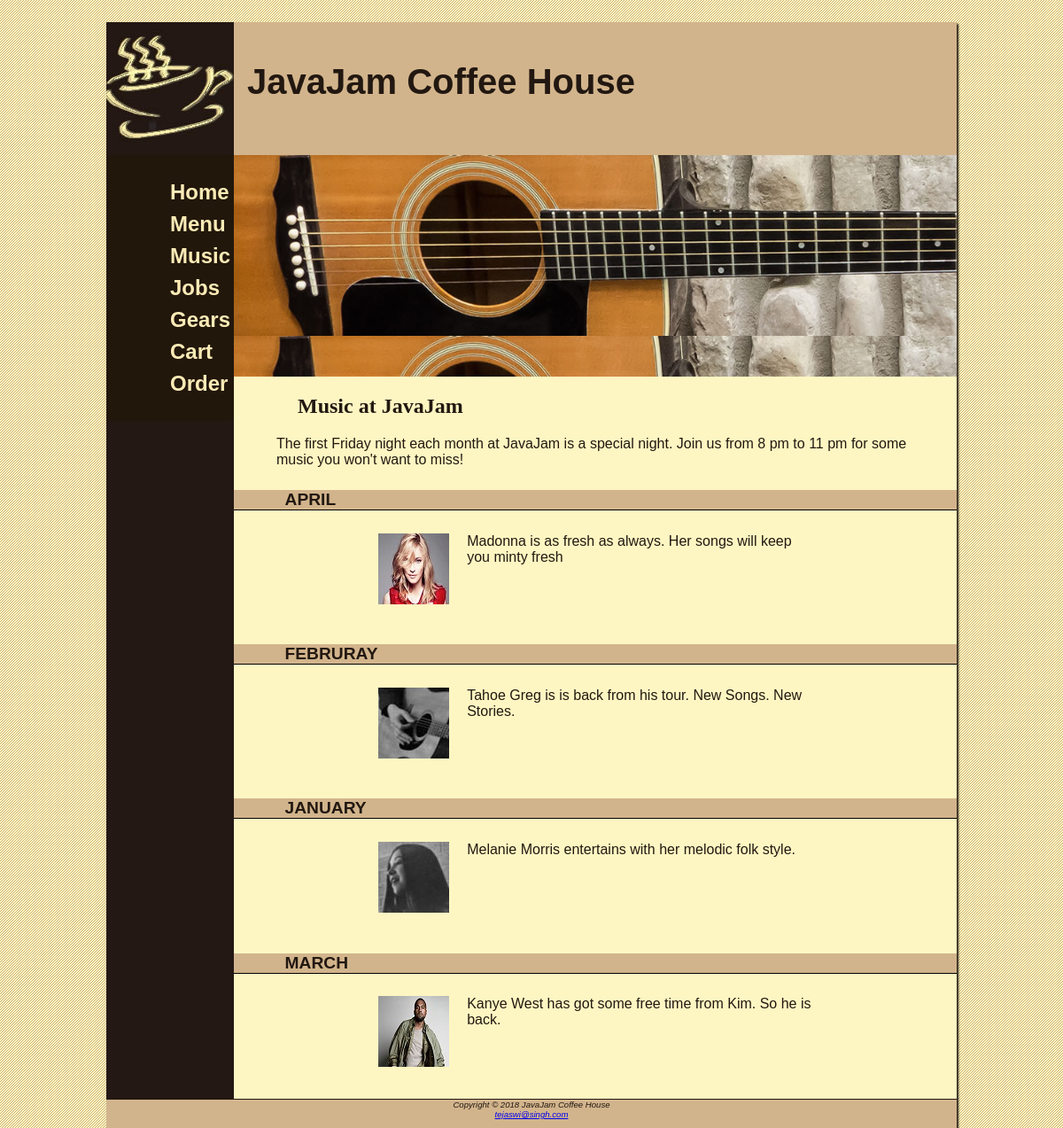
Screenshot of /index.php/music_controller with the database file from the repository.
### tables this page shows
CREATE TABLE `performance` (
  `PerformanceID` int(11) NOT NULL,
  `MusicianID` int(11) NOT NULL,
  `MonthYear` varchar(255) NOT NULL,
  `Description` varchar(255) NOT NULL
);

CREATE TABLE `musician` (
  `MusicianID` int(11) NOT NULL,
  `Name` varchar(255) NOT NULL,
  `Musician_Image_URL` varchar(255) NOT NULL
);

### application/controllers/music_controller.php (called while the page is built, shortened)
<?php if (!defined('BASEPATH')) exit('No direct script access allowed');
    class music_controller extends CI_Controller {
    public function index()
    {
        $this->load->model('music_model');
        $data['result'] = $this->music_model->get_all();
        if(count($data['result']) > 0){
                $this->load->view('music', $data);
            }
    }
}
?>

### index.php (called while the page is built, shortened)
<?php
require_once BASEPATH.'core/CodeIgniter.php';

### application/models/music_model.php (called while the page is built)
<?php if (!defined('BASEPATH')) exit('No direct script access allowed');
	class music_model extends CI_Model {
	public function get_all()
	{
		$this->db->select('b.Musician_Image_URL, a.Description, a.MonthYear');
    	$this->db->from('performance a');
   	 	$this->db->join('musician b', 'b.musicianID = a.musicianID', 'natural');
   	 	$this->db->order_by('a.MonthYear');
    	$query = $this->db->get();
    	return $query->result_array();
	}
}
?>

### application/views/music.php (the view, shortened to what this page needs)
<!DOCTYPE html>
	<html>
	<head lang="en">
		<link rel="stylesheet" href="<?php echo base_url(); ?>css/javacofee.css">
	</head>
	<body>
		<div id="wrapper">
			<div id="content">
				<div id="leftlayout">
				<nav>
					<ul>
						<li><a href="<?php echo base_url(); ?>">Home</a></li>
						<li><a href="<?php echo base_url(); ?>pages/menu">Menu</a></li>
						<li><a href="<?php echo base_url(); ?>music_controller">Music</a></li>
						<li><a href="<?php echo base_url(); ?>pages/jobs">Jobs</a></li>
						<li><a href="<?php echo base_url(); ?>gear_controller">Gears</a></li>
						<li><a href="<?php echo base_url(); ?>gear_controller/add">Cart</a></li>
						<li><a href="<?php echo base_url(); ?>gear_controller/displayOrder">Order</a></li>
					</ul>
				</nav>
				</div>
<div id="rightlayout">
					<header>
						<h1>JavaJam Coffee House</h1>
					</header>
			<div id="musicimage"></div>
			<h2> Music at JavaJam </h2>
			<p>
				The first Friday night each month at JavaJam is a special night.
				Join us from 8 pm to 11 pm for some music you won't want to miss!
			</p>
<?php
$month="";
foreach ($result as $product){
$description = $product['Description'];
$image = $product['Musician_Image_URL'];
if($month== $product['MonthYear']) {
				echo'<div class="artistdetails">';
					echo"<a>";
					echo"<img src=".$image." class='floatleft'>";
					echo"</a>";
				 echo $description;
					$month = $product['MonthYear'];
				echo'</div>';
			}
		else {
				$month = $product['MonthYear'];
				echo"<h4>".$month."</h4>";
				echo'<div class="artistdetails">';
					echo"<a>";
					echo"<img src=".$image." class='floatleft'>";
					echo"</a>";
				 echo $description;
				echo'</div>';
			 }
 }
 ?>
		</div>
</div>
				<footer>
				Copyright &copy 2018 JavaJam Coffee House
				<br>
				<a href="mailto:tejaswi@singh.com">tejaswi@singh.com</a>
				</footer>
		</div>
	</body>
	</html>

### css/javacofee.css (style rules this page uses)
header, nav, main, footer { display:block; }
* { box-sizing:border-box; }
header { background-color:#d2b48c; height:150px; margin-bottom:0px; padding-bottom:0px; }
#musicimage { background-image: url("../image/heroguitar.jpg"); background-size:100%; height:250px; }
h1 { padding-top:45px; padding-left:15px; font-size:2.5em; margin-top: 0px; }
h2 { font-family: Georgia, serif; }
h4 { background-color:#d2b48c; font-size:1.2em; text-transform:uppercase; border-bottom:1px solid #000000; padding-bottom:0px; clear:left; }
p { margin-top:0em; }
nav { text-align: center; font-weight: bold; line-height: 1.5; font-size:1.5em; padding-top:150px; }
nav a { color: #FCEBB6; text-decoration: none; }
nav ul { list-style-type:none; padding-right: 2em; }
body { background-image: url("../image/background.gif"); font-family: Verdana, Arial, sans-serif; color: #221811; margin: 0; padding-top: 25px; }
#wrapper { width: 80%; margin:0 auto; background-color:#231814; box-shadow:2px 2px 2px; }
#content { width: 100%; display: table; }
#content h2, h3, h4, p, ul, dl { padding-left:3em; padding-right:2em; }
#leftlayout { display: table-cell; background-color: #22170b; width: 15%; float: left; background-image: url("../image/javajamlogo.jpg"); background-repeat:no-repeat; background-position: top; margin-top: 0px; }
#rightlayout { display: table-cell; width: 85%; float: left; margin-top: 0px; padding-bottom:1em; display:block; background-color:#fef6c2; margin-top:0px; padding-top:0px; }
footer { text-align: center; background-color: #D2B48C; font-size: .60em; font-style: italic; padding-bottom:10px; border-top:1px solid #221811; }
.artistdetails { padding-left:20%; padding-right:20%; overflow:auto; }
.floatleft { float:left; padding-right:20px; padding-bottom:20px; }

### rows the page displays
performance: MonthYear "APRIL", MusicianID.Musician_Image_URL (picture), Description "Madonna is as fresh as always. Her songs will keep you minty fresh"
performance: MonthYear "FEBRURAY", MusicianID.Musician_Image_URL (picture), Description "Tahoe Greg is is back from his tour. New Songs. New Stories."
performance: MonthYear "JANUARY", MusicianID.Musician_Image_URL (picture), Description "Melanie Morris entertains with her melodic folk style."
performance: MonthYear "MARCH", MusicianID.Musician_Image_URL (picture), Description "Kanye West has got some free time from Kim. So he is back."
